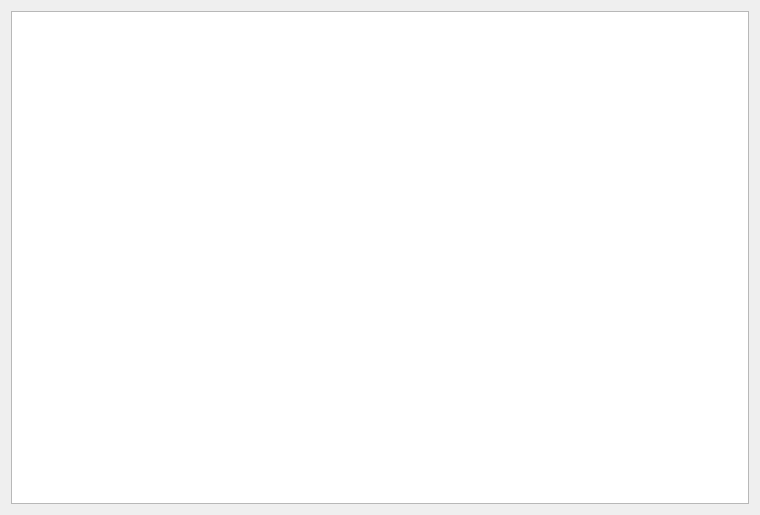
<?xml version="1.0" encoding="UTF-8"?>
<ui version="4.0">
 <class>Form</class>
 <widget class="QWidget" name="Form">
  <property name="geometry">
   <rect>
    <x>0</x>
    <y>0</y>
    <width>760</width>
    <height>515</height>
   </rect>
  </property>
  <property name="windowTitle">
   <string>Form</string>
  </property>
  <layout class="QVBoxLayout" name="verticalLayout">
   <item>
    <widget class="QTableWidget" name="TBMatrice"/>
   </item>
  </layout>
 </widget>
 <resources/>
 <connections/>
</ui>
